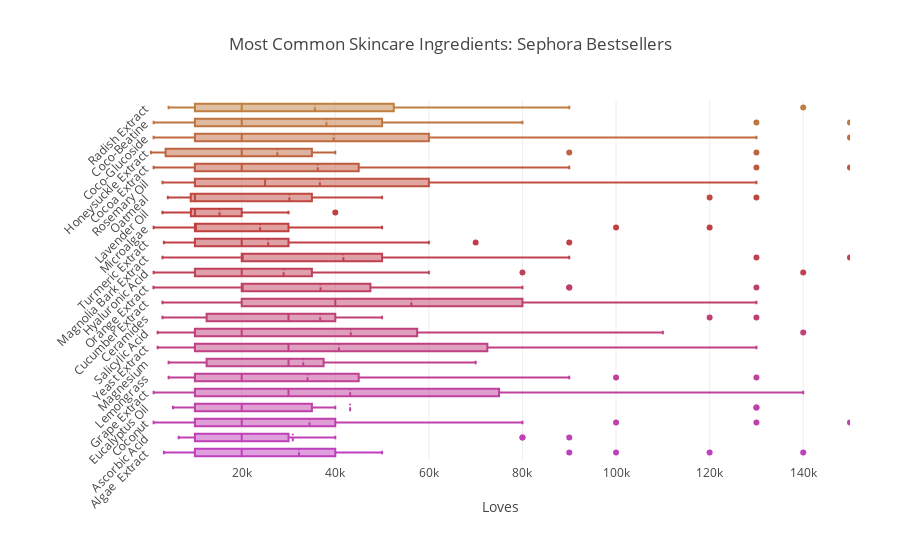

The code cell stored with this chart in its notebook:
### Code cell
# interactive plot popularity distribution of ingredients
# ingredients list
greds = df_mids['Ingredient'].unique()

N = 16
M = 8

c = ['hsl('+str(int(h))+',50%'+',50%)' for h in np.linspace(300, 360, N)]
for i in range(0, M):
    c.append(['hsl('+str(int(h))+',50%'+',50%)' for h in np.linspace(0, 30, M)][i])


# plot price distribution
trace = []
for i in range(0, len(greds)):
    trace.append(go.Box(x = df_mids[df_mids['Ingredient'] == greds[i]]['Loves'], 
                        name = re.sub('\(.*\)', '', greds[i]),
                        marker = dict(color = c[i]),
                        boxmean = True))

    
layout = go.Layout(title = 'Most Common Skincare Ingredients: Sephora Bestsellers', 
                   yaxis=dict(tickangle=-45), 
                   margin = go.layout.Margin(
                       l=150,
                       r=50,
                       b=100,
                       t=100,
                       pad=4), 
                   showlegend = False, 
                   xaxis = dict(range = [400, 150000], title = 'Loves'),
                   autosize = True)

iplot(go.Figure(data = trace, layout = layout))

### Figure 1 — Plotly figure (JSON) as saved in the notebook; plotly's stock layout.template omitted (floating-point values rounded to 4 significant figures)
{"data": [{"boxmean": true, "marker": {"color": "hsl(300,50%,50%)"}, "name": "Algae  Extract", "type": "box", "uid": "478b122e-bb91-11e8-a46b-4a156be93f93", "x": [40000, 10000, 100000, 90000, 140000, 10000, 120000, 10000, 50000, 30000, 10000, 10000, 30000, 40000, 20000, 5374, 20000, 20000, 5309, 10000, 10000, 3366, 10000, 20000, 20000, 4206]}, {"boxmean": true, "marker": {"color": "hsl(304,50%,50%)"}, "name": "Ascorbic Acid", "type": "box", "uid": "478b122f-bb91-11e8-a700-4a156be93f93", "x": [90000, 80000, 80000, 30000, 20000, 30000, 30000, 10000, 20000, 30000, 40000, 20000, 20000, 20000, 9932, 6533, 10000, 10000]}, {"boxmean": true, "marker": {"color": "hsl(308,50%,50%)"}, "name": "Coconut", "type": "box", "uid": "478b1230-bb91-11e8-b166-4a156be93f93", "x": [80000, 130000, 80000, 30000, 150000, 100000, 30000, 60000, 40000, 10000, 4374, 30000, 20000, 40000, 10000, 20000, 20000, 9934, 10000, 20000, 10000, 8277, 20000, 6644, 20000, 10000, 20000, 1169, 10000]}, {"boxmean": true, "marker": {"color": "hsl(312,50%,50%)"}, "name": "Eucalyptus Oil", "type": "box", "uid": "478b1231-bb91-11e8-a0c9-4a156be93f93", "x": [40000, 210000, 10000, 10000, 130000, 10000, 30000, 130000, 5374, 5309, 20000, 20000, 20000, 20000, 20000, 10000]}, {"boxmean": true, "marker": {"color": "hsl(316,50%,50%)"}, "name": "Grape Extract", "type": "box", "uid": "478b1232-bb91-11e8-917f-4a156be93f93", "x": [90000, 110000, 20000, 140000, 90000, 40000, 90000, 30000, 30000, 10000, 30000, 5374, 70000, 10000, 30000, 50000, 10000, 20000, 20000, 1169, 10000]}, {"boxmean": true, "marker": {"color": "hsl(320,50%,50%)"}, "name": "Lemongrass", "type": "box", "uid": "478b1233-bb91-11e8-8d11-4a156be93f93", "x": [130000, 80000, 90000, 100000, 20000, 10000, 50000, 20000, 4374, 10000, 30000, 20000, 40000, 60000, 20000, 20000, 8120, 30000, 10000, 20000, 20000, 8277, 6694, 10000]}, {"boxmean": true, "marker": {"color": "hsl(324,50%,50%)"}, "name": "Magnesium", "type": "box", "uid": "478b1234-bb91-11e8-bbae-4a156be93f93", "x": [40000, 210000, 10000, 30000, 10000, 30000, 30000, 20000, 30000, 4374, 50000, 30000, 10000, 30000, 70000, 40000, 20000, 20000, 5374, 5309, 20000, 60000, 20000, 30000, 20000, 10000, 40000]}, {"boxmean": true, "marker": {"color": "hsl(328,50%,50%)"}, "name": "Yeast Extract", "type": "box", "uid": "478b1235-bb91-11e8-838f-4a156be93f93", "x": [130000, 90000, 30000, 50000, 70000, 90000, 30000, 10000, 30000, 80000, 50000, 30000, 10000, 3482, 20000, 5374, 5309, 20000, 80000, 20000, 2040]}, {"boxmean": true, "marker": {"color": "hsl(332,50%,50%)"}, "name": "Salicylic Acid", "type": "box", "uid": "478b1236-bb91-11e8-9694-4a156be93f93", "x": [110000, 140000, 80000, 210000, 30000, 30000, 20000, 50000, 10000, 4374, 70000, 40000, 10000, 30000, 20000, 20000, 60000, 10000, 20000, 6644, 2040, 3065, 20000]}, {"boxmean": true, "marker": {"color": "hsl(336,50%,50%)"}, "name": "Ceramides", "type": "box", "uid": "478b1237-bb91-11e8-ac28-4a156be93f93", "x": [50000, 120000, 30000, 40000, 20000, 130000, 30000, 4374, 40000, 10000, 30000, 20000, 20000, 3065, 4206]}, {"boxmean": true, "marker": {"color": "hsl(340,50%,50%)"}, "name": "Cucumber Extract", "type": "box", "uid": "478b1238-bb91-11e8-8d9d-4a156be93f93", "x": [50000, 130000, 210000, 100000, 30000, 90000, 40000, 80000, 30000, 70000, 40000, 20000, 70000, 20000, 60000, 80000, 8277, 20000, 20000, 10000, 3065]}, {"boxmean": true, "marker": {"color": "hsl(344,50%,50%)"}, "name": "Orange Extract", "type": "box", "uid": "478b1239-bb91-11e8-9ef8-4a156be93f93", "x": [50000, 130000, 80000, 90000, 60000, 90000, 20000, 10000, 20000, 10000, 30000, 30000, 20000, 40000, 20000, 20000, 30000, 20000, 20000, 6694, 40000, 1133, 10000]}, {"boxmean": true, "marker": {"color": "hsl(348,50%,50%)"}, "name": "Hyaluronic Acid", "type": "box", "uid": "478b123a-bb91-11e8-b011-4a156be93f93", "x": [20000, 140000, 50000, 80000, 30000, 40000, 20000, 30000, 20000, 30000, 60000, 20000, 10000, 10000, 20000, 10000, 6694, 50000, 10000, 3065, 20000, 4206, 1169, 10000]}, {"boxmean": true, "marker": {"color": "hsl(352,50%,50%)"}, "name": "Magnolia Bark Extract", "type": "box", "uid": "478b123b-bb91-11e8-9191-4a156be93f93", "x": [20000, 150000, 90000, 20000, 50000, 80000, 4374, 30000, 30000, 130000, 5374, 20000, 20000, 20000, 50000, 8277, 20000, 3065]}, {"boxmean": true, "marker": {"color": "hsl(356,50%,50%)"}, "name": "Turmeric Extract", "type": "box", "uid": "478b123c-bb91-11e8-ad87-4a156be93f93", "x": [20000, 60000, 90000, 30000, 10000, 4374, 70000, 10000, 40000, 20000, 20000, 20000, 30000, 10000, 10000, 3366, 9932, 4206]}, {"boxmean": true, "marker": {"color": "hsl(360,50%,50%)"}, "name": "Microalgae", "type": "box", "uid": "478b123d-bb91-11e8-b76f-4a156be93f93", "x": [40000, 10000, 100000, 20000, 10000, 120000, 10000, 50000, 30000, 10000, 30000, 10000, 30000, 40000, 10000, 5374, 20000, 20000, 5309, 10000, 10000, 10000, 10000, 10000, 20000, 4206, 1169]}, {"boxmean": true, "marker": {"color": "hsl(0,50%,50%)"}, "name": "Lavender Oil", "type": "box", "uid": "478b123e-bb91-11e8-a744-4a156be93f93", "x": [10000, 40000, 30000, 10000, 10000, 20000, 20000, 8120, 30000, 10000, 20000, 8277, 4830, 10000, 3065, 10000]}, {"boxmean": true, "marker": {"color": "hsl(4,50%,50%)"}, "name": "Oatmeal", "type": "box", "uid": "478b123f-bb91-11e8-9755-4a156be93f93", "x": [40000, 20000, 120000, 10000, 50000, 10000, 130000, 10000, 30000, 5374, 10000, 5309, 20000, 8277, 9932, 4206]}, {"boxmean": true, "marker": {"color": "hsl(8,50%,50%)"}, "name": "Rosemary Oil", "type": "box", "uid": "478b1240-bb91-11e8-80fe-4a156be93f93", "x": [90000, 30000, 90000, 80000, 50000, 20000, 4374, 70000, 10000, 10000, 30000, 30000, 130000, 5374, 70000, 40000, 20000, 8277, 30000, 20000, 20000, 10000, 3065, 10000]}, {"boxmean": true, "marker": {"color": "hsl(12,50%,50%)"}, "name": "Cocoa Extract", "type": "box", "uid": "478b1241-bb91-11e8-93b8-4a156be93f93", "x": [80000, 130000, 80000, 30000, 150000, 90000, 30000, 60000, 40000, 10000, 4374, 30000, 20000, 10000, 9934, 20000, 20000, 10000, 9932, 30000, 6644, 10000, 20000, 4206, 1169]}, {"boxmean": true, "marker": {"color": "hsl(17,50%,50%)"}, "name": "Honeysuckle Extract", "type": "box", "uid": "478b1242-bb91-11e8-bfa9-4a156be93f93", "x": [20000, 90000, 40000, 2226, 40000, 130000, 582, 10000, 20000, 10000, 20000, 8277, 20000, 2040, 1133]}, {"boxmean": true, "marker": {"color": "hsl(21,50%,50%)"}, "name": "Coco-Glucoside", "type": "box", "uid": "478b1243-bb91-11e8-bf48-4a156be93f93", "x": [80000, 130000, 80000, 30000, 150000, 30000, 60000, 40000, 10000, 4374, 10000, 20000, 130000, 10000, 9934, 20000, 10000, 10000, 6644, 10000, 20000, 1169]}, {"boxmean": true, "marker": {"color": "hsl(25,50%,50%)"}, "name": "Coco-Beatine", "type": "box", "uid": "478b1244-bb91-11e8-9b82-4a156be93f93", "x": [80000, 130000, 80000, 30000, 150000, 30000, 60000, 40000, 10000, 4374, 40000, 20000, 10000, 9934, 20000, 10000, 6644, 10000, 20000, 1169]}, {"boxmean": true, "marker": {"color": "hsl(30,50%,50%)"}, "name": "Radish Extract", "type": "box", "uid": "478b1245-bb91-11e8-b6dc-4a156be93f93", "x": [80000, 140000, 40000, 80000, 20000, 90000, 60000, 10000, 30000, 20000, 10000, 4374, 30000, 10000, 30000, 20000, 20000, 60000, 20000, 50000, 8120, 30000, 10000, 8277, 10000]}], "layout": {"autosize": true, "margin": {"b": 100, "l": 150, "pad": 4, "r": 50, "t": 100}, "showlegend": false, "title": "Most Common Skincare Ingredients: Sephora Bestsellers", "xaxis": {"range": [400, 150000], "title": "Loves"}, "yaxis": {"tickangle": -45}}}
